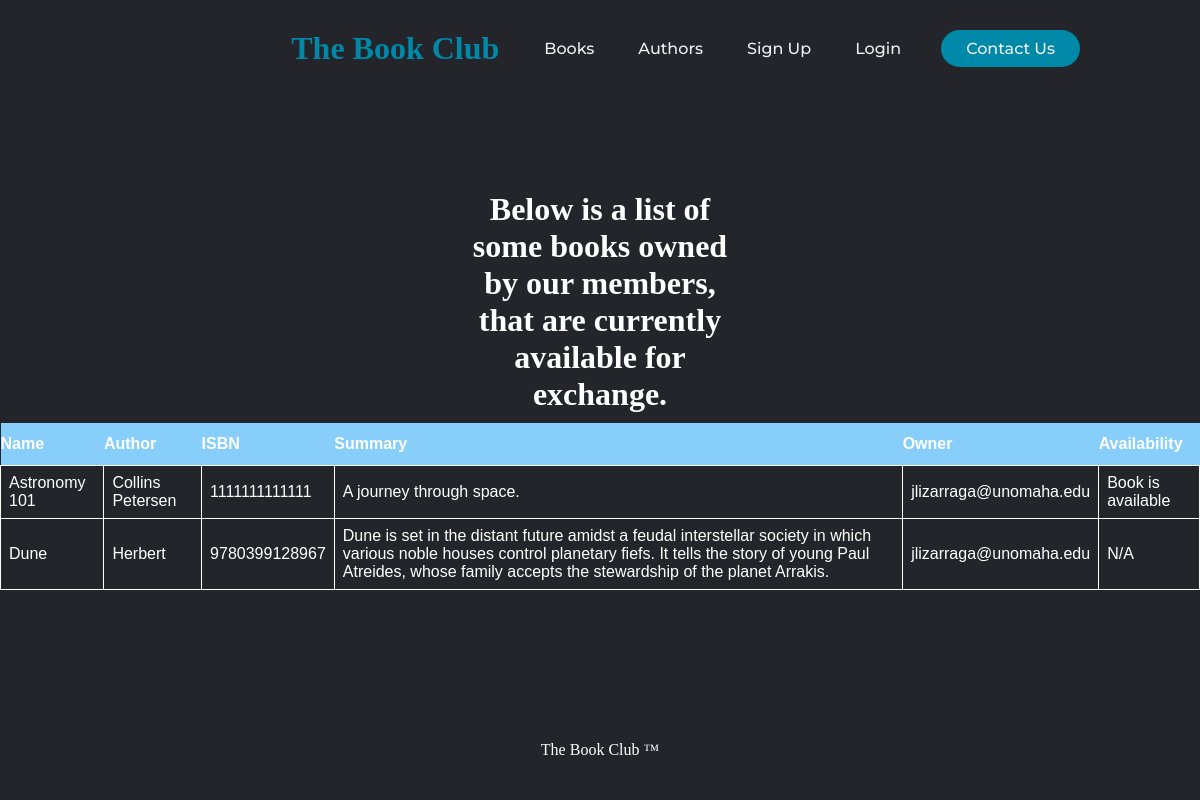
/books/, run on an earlier commit of the app's database.
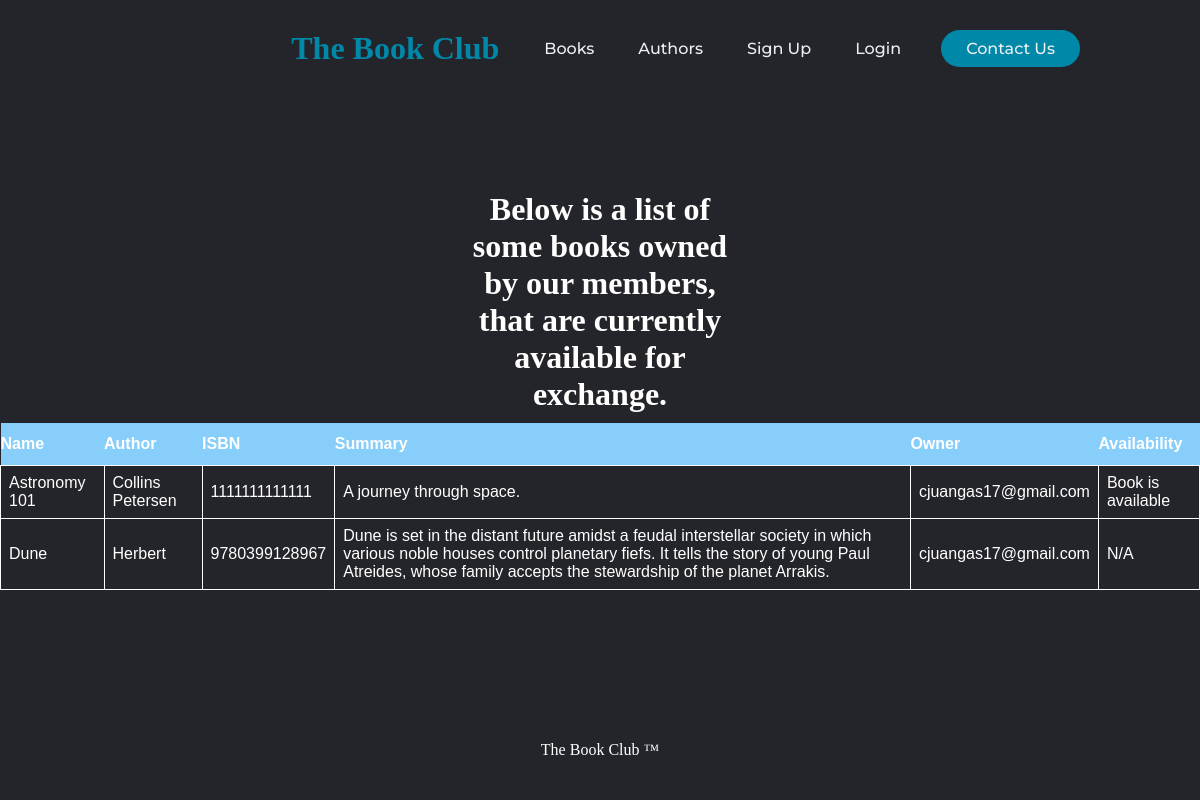
And on a later commit of the database.
### library/models.py (models this page shows, shortened)
class Book (models.Model):
    owner = models.ForeignKey ("accounts.User",
                                 related_name='owner',
                                 on_delete=models.CASCADE,
                                 default=None)
    genre = models.ForeignKey (Genre,
                               related_name='books',
                               on_delete=models.CASCADE)
    author = models.ForeignKey (Author,
                                related_name='books',
                                on_delete=models.CASCADE)
    title = models.CharField (max_length=50, db_index=True)
    summary = models.TextField (blank=True)
    price = models.DecimalField (max_digits=10, decimal_places=2)
    available = models.BooleanField (default=True)
    slug = models.SlugField (max_length=200, db_index=True)
    isbn = models.CharField(max_length=13, validators=[MinLengthValidator(13)])
    class Meta:
        ordering = ('title',)

class Author (models.Model):
    first_name = models.CharField (max_length=50, db_index=True)
    last_name = models.CharField (max_length=50, db_index=True)
    slug = models.SlugField (max_length=200, db_index=True)
    class Meta:
        ordering = ('last_name',)
        index_together = (('id', 'slug'),)
    def __str__(self):
        return self.last_name

### accounts/models.py (models this page shows)
class User (AbstractBaseUser, PermissionsMixin):
    email = models.EmailField (_ ('email address'), unique=True)
    first_name = models.CharField (max_length=20)
    last_name = models.CharField (max_length=20)
    street_num = models.CharField (max_length=20)
    state = models.CharField (max_length=2)
    zipcode = models.CharField(max_length=5, validators=[MinLengthValidator(5)])
    city = models.CharField (max_length=20)
    is_staff = models.BooleanField (default=False)
    is_active = models.BooleanField (default=True)
    date_joined = models.DateTimeField (default=timezone.now)
    favorite_books = models.ManyToManyField (Book, related_name='favorite_books', blank=True)
    favorite_genres = models.ManyToManyField (Genre, related_name='favorite_genres', blank=True)
    favorite_authors = models.ManyToManyField (Author, related_name='favorite_authors', blank=True)
    USERNAME_FIELD = 'email'
    REQUIRED_FIELDS = []
    objects = CustomUserManager ( )
    def __str__(self):
        return self.email

### library/views.py (the view)
# urls.py: path('books/', views.book_list, name='book_list'),
def book_list(request, genre_slug=None):
    genre = None
    genres = Genre.objects.all ( )
    books = Book.objects.all()
    if genre_slug:
        genre = get_object_or_404 (Genre, slug=genre_slug)
        books = books.filter (genre=genre)
    return render (request,
                   'library/books/list.html',
                   {
                       'genres': genres,
                       'genre': genre,
                       'books': books
                   })

### library/templates/library/books/list.html (shortened to what this page needs)
{% extends "home.html" %}
{% load static %}
{% block content %}
    <div class="Banner">
    <h1>Below is a list of some books owned by our members, that are currently available for exchange.</h1>
    </div>
    <table class="listings">
    <th>Name</th>
    <th>Author</th>
    <th>ISBN</th>
    <th>Summary</th>
    <th>Owner</th>
    <th>Availability</th>
    {% for b in books %}
        <tr class="bg-info">
        <td>{{ b.title }}</td>
        <td>{{ b.author }}</td>
        <td>{{ b.isbn }}</td>
        <td>{{ b.summary }}</td>
        <td>{{ b.owner }}</td>
        <td>{% if b.available is True %}
            <p>Book is available</p>
            {% else %}
            <p>N/A</p>
            {% endif %}
        </td>
        </tr>
    {% endfor %}
    </table>
{% endblock %}

### library/templates/home.html (shortened to what this page needs)
<!DOCTYPE html>
{% load static %}
<html lang="en">
    <head>
        <link rel="stylesheet" href="{% static 'css/styles.css' %}">
    </head>
    <body>
    {% block navigation %}
        <header>
        <a href="{% url 'library:home' %}"><h1 class="logo">The Book Club</h1></a>
            <nav>
                <ul class="nav__links>">
                    <li><a href="{% url 'library:book_list' %}">Books</a></li>
                    <li><a href="{% url 'library:author_list' %}">Authors</a></li>
                    <li><a href="{% url 'accounts:register' %}">Sign Up</a></li>
                    <li><a href="{% url 'accounts:user_login' %}">Login</a></li>
                </ul>
            </nav>
            <a class="cta" href="#"><button>Contact Us</button></a>
        </header>
    {% endblock %}
    {% block content %}{% endblock %}
   </body>
{% block footer %}
    <div class="footer">
        <footer>The Book Club &trade;
        </footer>
    </div>
{% endblock %}
</html>

### library/static/css/styles.css (style rules this page uses)
.listings { color: white; font-family: Arial, Helvetica, sans-serif; border-collapse: collapse; margin: auto; width: 100%; }
.listings td, #bookListing th { border: 1px solid white; padding: 8px; }
.listings tr:nth-child(even) { background-color: #f2f2f2; }
.listings th { padding-top: 12px; padding-bottom: 12px; text-align: left; background-color: lightskyblue; color: white; }
.Banner { color: white; margin: 7% auto auto; width: 25%; padding: 10px; text-align: center; }
* { box-sizing: border-box; margin: 0; padding: 0; background-color: #24252a; }
li, a, button { font-family: "Montserrat", sans-serif; font-weight: 500; font-size: 16px; color: #edf0f1; text-decoration: none; }
header { display: flex; justify-content: flex-end; align-items: center; padding: 30px 10%; }
.logo { font-family: AppleSystemUIFont, serif; cursor: pointer; margin-right: 25px; color: rgba(0, 136, 169, 1); }
li { display: inline-block; padding: 0 20px; }
button { margin-left: 20px; padding: 9px 25px; background-color: rgba(0, 136, 169, 1); border: none; border-radius: 50px; cursor: pointer; transition: all 0.3s ease 0s; }
.footer { position: absolute; color: #fff; bottom: 0; width: 100%; height: 100px; line-height: 100px; text-align: center; background-color: #000; }

What changed in the data, as far as the page shows it:
changed Book "Astronomy 101": owner "jlizarraga@unomaha.edu" → "cjuangas17@gmail.com"
changed Book "Dune": owner "jlizarraga@unomaha.edu" → "cjuangas17@gmail.com"
